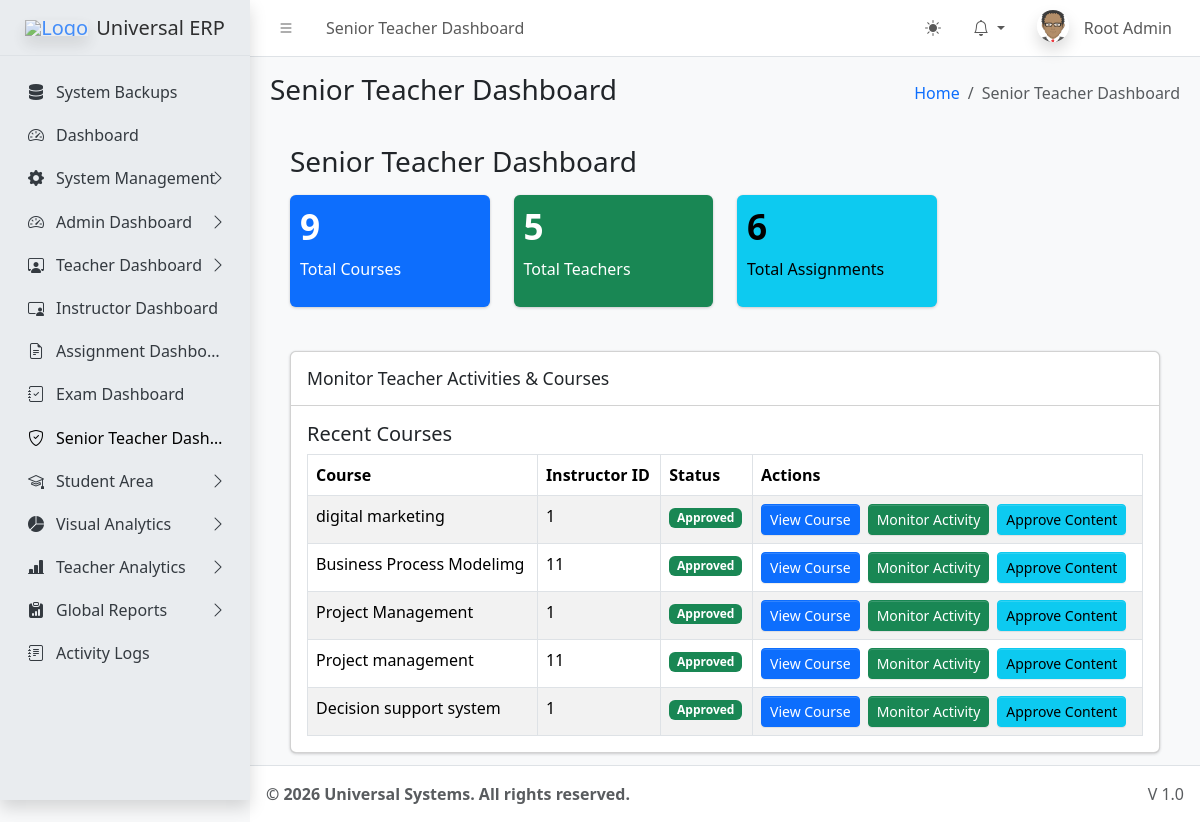
Screenshot of /dashboards/teacher/senior_dash.php (signed in) with the database file from the repository.
### tables this page shows
CREATE TABLE `sys_pages` (
  `id` int(11) NOT NULL,
  `parent_id` int(11) DEFAULT 0,
  `page_name` varchar(100) NOT NULL,
  `page_url` varchar(255) DEFAULT '#',
  `icon_class` varchar(50) DEFAULT 'bi bi-circle',
  `sort_order` int(11) DEFAULT 0
);

CREATE TABLE `courses` (
  `id` int(11) NOT NULL,
  `teacher_id` int(11) NOT NULL,
  `course_code` varchar(50) DEFAULT NULL,
  `title` varchar(255) NOT NULL,
  `description` text DEFAULT NULL,
  `created_at` timestamp NOT NULL DEFAULT current_timestamp()
);

### dashboards/teacher/senior_dash.php (the view, shortened to what this page needs)
<?php
require_once '../../core/teacher_roles.php';
require_once '../../includes/header.php';
$course_count = $pdo->query("SELECT COUNT(*) FROM courses")->fetchColumn();
$teacher_count = $pdo->query("SELECT COUNT(*) FROM users WHERE role = 'teacher'")->fetchColumn();
$assignment_count = $pdo->query("SELECT COUNT(*) FROM assignments")->fetchColumn();
$stmt = $pdo->query("SELECT * FROM courses ORDER BY created_at DESC LIMIT 5");
$recent_courses = $stmt->fetchAll();
?>
<div class="app-content-header">
    <div class="container-fluid">
        <div class="row">
            <div class="col-sm-6"><h3 class="mb-0">Senior Teacher Dashboard</h3></div>
        </div>
    </div>
</div>
<div class="app-content">
    <div class="container-fluid">
        <div class="row">
            <div class="col-lg-3 col-6">
                <div class="small-box text-bg-primary">
                    <div class="inner">
                        <h3><?= $course_count ?></h3>
                        <p>Total Courses</p>
                    </div>
                </div>
            </div>
            <div class="col-lg-3 col-6">
                <div class="small-box text-bg-success">
                    <div class="inner">
                        <h3><?= $teacher_count ?></h3>
                        <p>Total Teachers</p>
                    </div>
                </div>
            </div>
            <div class="col-lg-3 col-6">
                <div class="small-box text-bg-info">
                    <div class="inner">
                        <h3><?= $assignment_count ?></h3>
                        <p>Total Assignments</p>
                    </div>
                </div>
            </div>
        </div>
        <div class="card mt-4">
            <div class="card-header"><h3 class="card-title">Monitor Teacher Activities & Courses</h3></div>
            <div class="card-body">
                <h5>Recent Courses</h5>
                <table class="table table-bordered table-striped">
                    <thead>
                        <tr>
                            <th>Course</th>
                            <th>Instructor ID</th>
                            <th>Status</th>
                            <th>Actions</th>
                        </tr>
                    </thead>
                    <tbody>
                        <?php foreach($recent_courses as $rc): ?>
                        <tr>
                            <td><?= htmlspecialchars($rc['title']) ?></td>
                            <td><?= htmlspecialchars($rc['teacher_id']) ?></td>
                            <td><span class="badge bg-success">Approved</span></td>
                            <td>
                                <div class="d-flex flex-wrap gap-2">
                                    <a href="course_view.php?id=<?= $rc['id'] ?>" class="btn btn-sm btn-primary">View Course</a>
                                    <a href="monitor_activities.php?course_id=<?= $rc['id'] ?>" class="btn btn-sm btn-success">Monitor Activity</a>
                                    <button class="btn btn-sm btn-info">Approve Content</button>
                                </div>
                            </td>
                        </tr>
                        <?php endforeach; ?>
                    </tbody>
                </table>
            </div>
        </div>
    </div>
</div>
<?php require_once '../../includes/footer.php'; ?>

### includes/header.php (shortened to what this page needs)
<?php
require_once __DIR__ . '/../core/session.php';
$settings = [];
$stmt = $pdo->query("SELECT * FROM system_settings");
while ($row = $stmt->fetch()) {
    $settings[$row['setting_key']] = $row['setting_value'];
}
$current_url = substr($_SERVER['SCRIPT_NAME'], strlen('/universal/'));
$pageStmt = $pdo->prepare("SELECT * FROM sys_pages WHERE page_url LIKE ? LIMIT 1");
$pageStmt->execute(["%$current_url%"]);
$currentPageData = $pageStmt->fetch();
$pageTitle = $currentPageData['page_name'] ?? 'Dashboard';
$pageId = $currentPageData['id'] ?? 0;
$breadcrumbs = [];
if ($currentPageData) {
    $crumbId = $currentPageData['id'];
    while($crumbId != 0) {
        $crumbStmt = $pdo->prepare("SELECT id, parent_id, page_name, page_url FROM sys_pages WHERE id = ?");
        $crumbStmt->execute([$crumbId]);
        $crumb = $crumbStmt->fetch();
        array_unshift($breadcrumbs, $crumb);
        $crumbId = $crumb['parent_id'];
    }
}
?>
<!DOCTYPE html>
<html lang="en"> <head>
    <link rel="stylesheet" href="<?= BASE_URL ?>assets/css/bootstrap.min.css" />
    <link rel="stylesheet" href="<?= BASE_URL ?>assets/css/bootstrap-icons.css" />
    <link rel="stylesheet" href="<?= BASE_URL ?>assets/css/adminlte.min.css" />
    <link rel="stylesheet" href="https://cdnjs.cloudflare.com/ajax/libs/font-awesome/6.4.2/css/all.min.css" />
</head>
<body class="layout-fixed sidebar-expand-lg bg-body-tertiary">
<div class="app-wrapper">
    <nav class="app-header navbar navbar-expand bg-body">
        <div class="container-fluid">
            <ul class="navbar-nav">
                <li class="nav-item"> <a class="nav-link" data-lte-toggle="sidebar" href="#" role="button"><i class="bi bi-list"></i></a> </li>
                <li class="nav-item d-none d-md-block"> <a href="#" class="nav-link"><?= $pageTitle ?></a> </li>
            </ul>
            <ul class="navbar-nav ms-auto">
                <li class="nav-item">
                    <button class="btn btn-link nav-link" id="theme-toggle" type="button">
                        <i class="bi bi-sun-fill" id="theme-icon"></i>
                    </button>
                </li>
                <li class="nav-item dropdown">
                    <a class="nav-link dropdown-toggle" data-bs-toggle="dropdown" href="#" aria-expanded="false">
                        <i class="bi bi-bell"></i>
                    </a>
                </li>
                <li class="nav-item dropdown user-menu">
                    <a href="#" class="nav-link dropdown-toggle" data-bs-toggle="dropdown">
                        <img src="<?= !empty($_SESSION['avatar']) ? $_SESSION['avatar'] : BASE_URL.'assets/img/avatar.png' ?>" class="user-image rounded-circle shadow" alt="User Image">
                        <span class="d-none d-md-inline ms-1"><?= htmlspecialchars($_SESSION['name']) ?></span>
                    </a>
                </li>
            </ul>
        </div>
    </nav>
    <?php include __DIR__ . '/sidebar.php'; ?>
    <main class="app-main">
        <div class="app-content-header">
            <div class="container-fluid">
                <div class="row">
                    <div class="col-sm-6"><h3 class="mb-0"><?= $pageTitle ?></h3></div>
                    <div class="col-sm-6">
                        <ol class="breadcrumb float-sm-end">
                            <li class="breadcrumb-item"><a href="<?= BASE_URL ?>">Home</a></li>
                            <?php foreach($breadcrumbs as $b): ?>
                                <li class="breadcrumb-item <?= ($b['id'] == $pageId) ? 'active' : '' ?>">
                                    <?= htmlspecialchars($b['page_name']) ?>
                                </li>
                            <?php endforeach; ?>
                        </ol>
                    </div>
                </div>
            </div>
        </div>
        <div class="app-content">
            <div class="container-fluid">

### includes/sidebar.php (shortened to what this page needs)
<aside class="app-sidebar bg-body-secondary shadow">
    <div class="sidebar-brand">
        <a href="<?= BASE_URL ?>index.php" class="brand-link">
            <img src="<?= $settings['system_logo'] ?>" alt="Logo" class="brand-image opacity-75 shadow">
            <span class="brand-text fw-light"><?= $settings['system_name'] ?></span>
        </a>
    </div>
    <div class="sidebar-wrapper">
        <nav class="mt-2">
            <ul class="nav sidebar-menu flex-column" data-lte-toggle="treeview" role="menu" data-accordion="false">
                <?php
                function buildMenu($pdo, $parentId = 0, $userRole, $currentUrl)
                {
                    $sql = "
                        SELECT p.* FROM sys_pages p
                        JOIN role_access ra ON p.id = ra.page_id
                        WHERE p.parent_id = ? AND ra.role_key = ?
                        ORDER BY p.sort_order ASC
                    ";
                    $stmt = $pdo->prepare($sql);
                    $stmt->execute([$parentId, $userRole]);
                    $items = $stmt->fetchAll();
                    foreach ($items as $item) {
                        $childStmt = $pdo->prepare("SELECT COUNT(*) FROM sys_pages WHERE parent_id = ?");
                        $childStmt->execute([$item['id']]);
                        $hasChildren = $childStmt->fetchColumn() > 0;
                        $isActive = (strpos($currentUrl, $item['page_url']) !== false && $item['page_url'] !== '#');
                        $menuOpen = $isActive ? 'menu-open' : '';
                        $activeClass = $isActive ? 'active' : '';
                        echo '<li class="nav-item ' . $menuOpen . '">';
                        echo '<a href="' . ($hasChildren ? '#' : BASE_URL . $item['page_url']) . '" class="nav-link ' . $activeClass . '">';
                        echo '<i class="nav-icon ' . $item['icon_class'] . '"></i>';
                        echo '<p>' . htmlspecialchars($item['page_name']);
                        if ($hasChildren) {
                            echo '<i class="nav-arrow bi bi-chevron-right"></i>';
                        }
                        echo '</p></a>';
                        if ($hasChildren) {
                            buildMenu($pdo, $item['id'], $userRole, $currentUrl);
                        }
                        echo '</li>';
                    }
                }
                $cur = substr($_SERVER['SCRIPT_NAME'], strlen('/universal/'));
                buildMenu($pdo, 0, $_SESSION['role'], $cur);
                ?>
            </ul>
        </nav>
    </div>
</aside>

### includes/header.php (style rules this page uses)
.user-image { width: 30px; height: 30px; object-fit: cover; }

### rows the page displays
sys_pages: page_name "Senior Teacher Dashboard", page_name "Senior Teacher Dash…"
sys_pages: page_name "System Backups"
sys_pages: page_name "Dashboard"
sys_pages: page_name "System Management"
sys_pages: page_name "Admin Dashboard"
sys_pages: page_name "Teacher Dashboard"
sys_pages: page_name "Instructor Dashboard"
sys_pages: page_name "Assignment Dashbo…"
sys_pages: page_name "Exam Dashboard"
sys_pages: page_name "Student Area"
sys_pages: page_name "Visual Analytics"
sys_pages: page_name "Teacher Analytics"
sys_pages: page_name "Global Reports"
sys_pages: page_name "Activity Logs"
courses: title "digital marketing", teacher "1"
courses: title "Business Process Modelimg", teacher "11"
courses: title "Project Management", teacher "1"
courses: title "Project management", teacher "11"
courses: title "Decision support system", teacher "1"

### other values shown
$_SESSION['name'] "Root Admin"
$settings['system_name'] "Universal ERP"
$course_count "9"
$teacher_count "5"
$assignment_count "6"
$settings['footer_text'] "© 2026 Universal Systems. All rights reserved."
